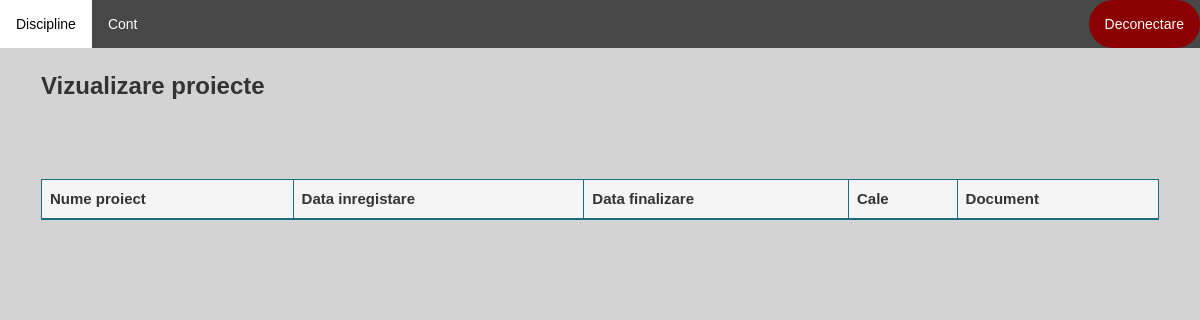
The page /vizualizare-disciplina/1/vizualizare-proiecte/ (signed in) on the database as committed earlier.
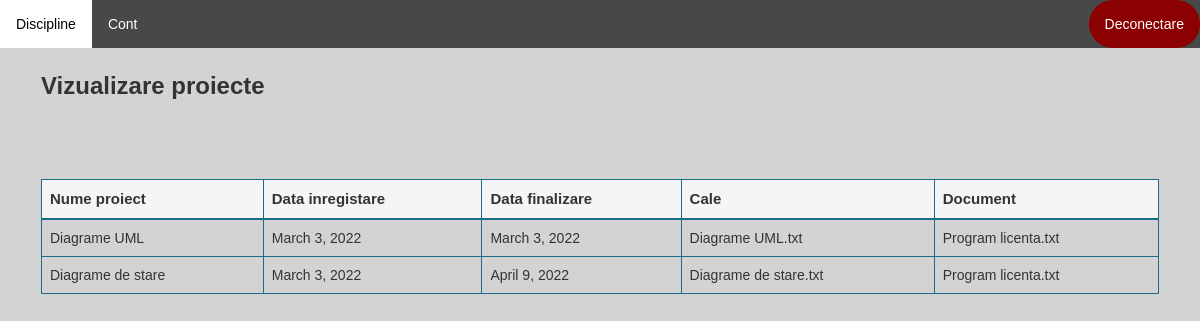
The same page on the database as committed later.
### application/models.py (models this page shows)
class Proiect(models.Model):
    id = models.AutoField(primary_key=True)
    nume = models.CharField(max_length=100)
    data_inregistrare = models.DateField(auto_now_add=True)
    data_finalizare = models.DateField()
    profesor = models.ForeignKey(User, on_delete=models.CASCADE)
    disciplina = models.ForeignKey(Disciplina, on_delete=models.CASCADE, null=True)
    document = models.CharField(max_length=100, null=True)
    cale = models.CharField(max_length=100, default=None)

### application/decorators.py (the view)
        def wrapper_func(request, *args, **kwargs):
            user_groups = list()
            for group in request.user.groups.all():
                user_groups.append(group.name)
            if allowed_roles[0] in user_groups:
                return view_func(request, *args, **kwargs)
            else:
                return redirect('dashboard')

### application/functions.py (called while the page is built)
def get_user_info(request):
    user = request.user
    user_groups = [group.name for group in user.groups.all()]
    if 'admin' in user_groups:
        user_type = 'admin'
    elif 'studenti' in user_groups:
        user_type = 'student'
    else:
        user_type = 'profesor'
    out = {'user': user,
           'user_groups': user_groups,
           'user_type': user_type
           }
    return out

def create_context(request=None, extract_user_info=True):
    if extract_user_info and not request:
        raise ValueError("request must be set if extract_user_info is True")
    out = {}
    if extract_user_info:
        out.update(get_user_info(request))
    return out

### application/views.py (called while the page is built)
@allowed_users(allowed_roles=['profesori'])
@login_required(login_url='login')
def vizualizareProiecte(request, pk):
    context = create_context(request)
    proiecte = Proiect.objects.all()
    disciplina = Disciplina.objects.get(pk=pk)
    if request.method == 'POST':
        return redirect('vizualizareDisciplina')
    context['proiecte'] = proiecte
    context['disciplina'] = disciplina
    return render(request, 'application/vizualizare_proiecte.html', context)

### application/templates/application/vizualizare_proiecte.html (shortened to what this page needs)
{% extends 'application/main_layout_application.html' %}
{% load static %}
{% block article %}
        <h3><b>Vizualizare proiecte</b></h3><br>
        <div class="table-wrapper-scroll-y custom-scrollbar" style="margin-top: 50px">
            <table class="table table-bordered" id="myTable" style="border-color: #1b6d85">
                <thead style="background-color: whitesmoke; border-color: #1b6d85; font-size: 15px">
                <tr  style="border-color: #1b6d85">
                    <th  style="border-color: #1b6d85">Nume proiect</th>
                    <th  style="border-color: #1b6d85">Data inregistare</th>
                    <th  style="border-color: #1b6d85">Data finalizare</th>
                    <th  style="border-color: #1b6d85">Cale</th>
                    <th  style="border-color: #1b6d85">Document</th>
                </tr>
                </thead>
                <tbody>
                {% for proiect in proiecte %}
                    {% if proiect.disciplina.id is disciplina.id %}
                    <tr class="tr">
                        <td  style="border-color: #1b6d85">{{ proiect.nume }}</td>
                        <td  style="border-color: #1b6d85">{{ proiect.data_inregistrare }}</td>
                        <td  style="border-color: #1b6d85">{{ proiect.data_finalizare }}</td>
                        <td  style="border-color: #1b6d85">{{ proiect.cale }}</td>
                        <td  style="border-color: #1b6d85">{{ proiect.document }}</td>
                    </tr>
                    {% endif %}
                {% endfor %}
                </tbody>
            </table>
        </div>
{% endblock %}

### application/templates/application/main_layout_application.html (shortened to what this page needs)
{% extends 'main_layout.html' %}
{% load static %}
{% block header %}
    <link rel="stylesheet" href="{% static 'application/main_layout_application.css' %}">
        <ul class="topnav">
            <li><a href="{% url 'dashboard' %}">Discipline</a></li>
            <li><a href="{% url 'account' %}">Cont</a>
            <li class="right"><a class="logout" href="{% url 'logout' %}">Deconectare</a></li>
        </ul>
{% endblock %}

### templates/main_layout.html (shortened to what this page needs)
<!DOCTYPE html>
{% load static %}
<html lang="en">
<head>
    <link rel="stylesheet" href="{% static 'css/main_layout.css' %}">
    <link rel="stylesheet" href="{% static 'css/bootstrap_v341.min.css' %}">
</head>
<body>
    <header>
        {% block header %}
        {% endblock %}
    </header>
    <section>
        <article>
            <div class="article">
                {% block article %}
                {% endblock %}
            </div>
        </article>
    </section>
</body>
</html>

### static/css/main_layout.css (style rules this page uses)
.article { padding: 0 16px; margin: 25px; }

### application/static/application/main_layout_application.css (style rules this page uses)
body { font-family: Arial, Helvetica, sans-serif; }
body { margin: 0; background-color: lightgray; font-family: Arial, Helvetica, sans-serif; }
ul.topnav { list-style-type: none; margin: 0; padding: 0; overflow: hidden; background-color: #484848; }
ul.topnav li { float: left; }
ul.topnav li a { display: block; color: white; text-align: center; padding: 14px 16px; text-decoration: none; }
ul.topnav li.right { background-color: darkred; float: right; border-radius: 50px; }

Rows that differ between the two databases and show on the page:
added Proiect: nume "Diagrame UML", data_inregistrare "March 3, 2022", data_finalizare "March 3, 2022", cale "Diagrame UML.txt", document "Program licenta.txt"
added Proiect: nume "Diagrame de stare", data_inregistrare "March 3, 2022", data_finalizare "April 9, 2022", cale "Diagrame de stare.txt", document "Program licenta.txt"
